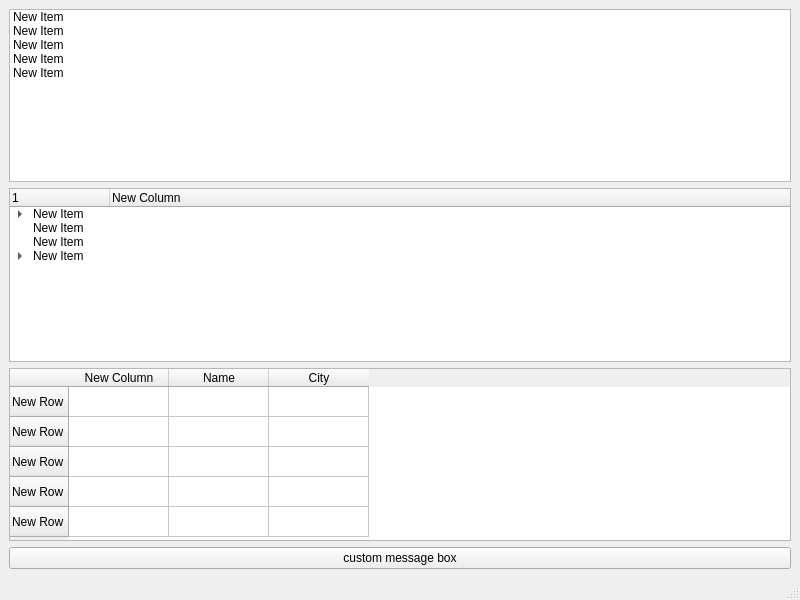
<?xml version="1.0" encoding="UTF-8"?>
<ui version="4.0">
 <class>MainWindow</class>
 <widget class="QMainWindow" name="MainWindow">
  <property name="geometry">
   <rect>
    <x>0</x>
    <y>0</y>
    <width>800</width>
    <height>600</height>
   </rect>
  </property>
  <property name="windowTitle">
   <string>MainWindow</string>
  </property>
  <widget class="QWidget" name="centralwidget">
   <layout class="QVBoxLayout" name="verticalLayout">
    <item>
     <widget class="QListWidget" name="listWidget">
      <item>
       <property name="text">
        <string>New Item</string>
       </property>
      </item>
      <item>
       <property name="text">
        <string>New Item</string>
       </property>
      </item>
      <item>
       <property name="text">
        <string>New Item</string>
       </property>
      </item>
      <item>
       <property name="text">
        <string>New Item</string>
       </property>
      </item>
      <item>
       <property name="text">
        <string>New Item</string>
       </property>
      </item>
     </widget>
    </item>
    <item>
     <widget class="QTreeWidget" name="treeWidget">
      <column>
       <property name="text">
        <string>1</string>
       </property>
      </column>
      <column>
       <property name="text">
        <string>New Column</string>
       </property>
      </column>
      <item>
       <property name="text">
        <string>New Item</string>
       </property>
       <item>
        <property name="text">
         <string>New Subitem</string>
        </property>
       </item>
       <item>
        <property name="text">
         <string>New Item</string>
        </property>
       </item>
      </item>
      <item>
       <property name="text">
        <string>New Item</string>
       </property>
      </item>
      <item>
       <property name="text">
        <string>New Item</string>
       </property>
      </item>
      <item>
       <property name="text">
        <string>New Item</string>
       </property>
       <item>
        <property name="text">
         <string>New Subitem</string>
        </property>
        <item>
         <property name="text">
          <string>New Subitem</string>
         </property>
        </item>
       </item>
      </item>
     </widget>
    </item>
    <item>
     <widget class="QTableWidget" name="tableWidget">
      <row>
       <property name="text">
        <string>New Row</string>
       </property>
      </row>
      <row>
       <property name="text">
        <string>New Row</string>
       </property>
      </row>
      <row>
       <property name="text">
        <string>New Row</string>
       </property>
      </row>
      <row>
       <property name="text">
        <string>New Row</string>
       </property>
      </row>
      <row>
       <property name="text">
        <string>New Row</string>
       </property>
      </row>
      <column>
       <property name="text">
        <string>New Column</string>
       </property>
      </column>
      <column>
       <property name="text">
        <string>Name</string>
       </property>
      </column>
      <column>
       <property name="text">
        <string>City</string>
       </property>
      </column>
      <item row="0" column="0">
       <property name="text">
        <string/>
       </property>
      </item>
     </widget>
    </item>
    <item>
     <widget class="QPushButton" name="pushButton">
      <property name="text">
       <string>custom message box</string>
      </property>
     </widget>
    </item>
   </layout>
  </widget>
  <widget class="QMenuBar" name="menubar">
   <property name="geometry">
    <rect>
     <x>0</x>
     <y>0</y>
     <width>800</width>
     <height>21</height>
    </rect>
   </property>
  </widget>
  <widget class="QStatusBar" name="statusbar"/>
 </widget>
 <resources/>
 <connections/>
</ui>
